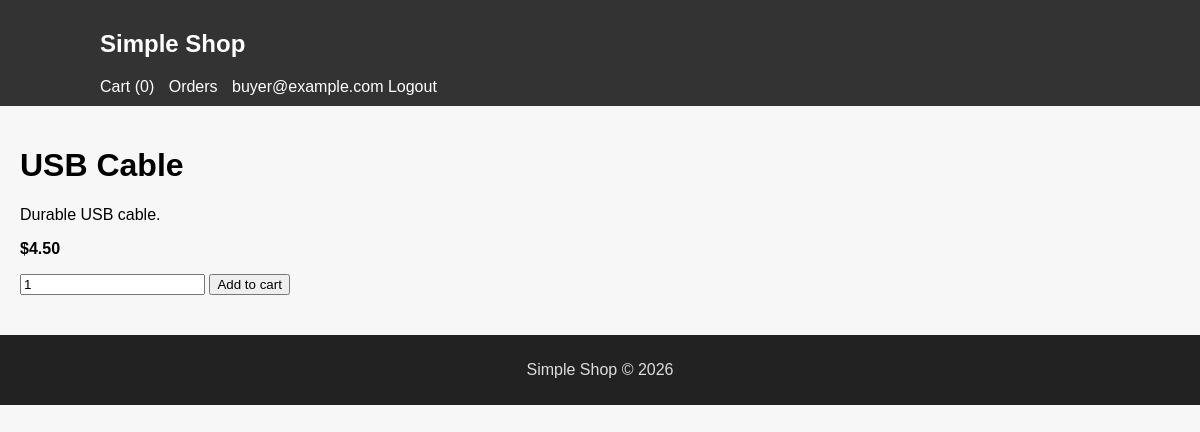
Screenshot of /product.php?id=2 (signed in) with the database file from the repository.
### tables this page shows
CREATE TABLE `users` (
  `id` INT AUTO_INCREMENT PRIMARY KEY,
  `email` VARCHAR(150) NOT NULL UNIQUE,
  `password` VARCHAR(255) NOT NULL,
  `name` VARCHAR(150) DEFAULT NULL
);

CREATE TABLE `product` (
  `id` INT AUTO_INCREMENT PRIMARY KEY,
  `name` VARCHAR(255) NOT NULL,
  `description` TEXT,
  `price` DECIMAL(10,2) NOT NULL DEFAULT 0.00,
  `category_id` INT DEFAULT NULL,
  `image` VARCHAR(255) DEFAULT NULL,
  FOREIGN KEY (category_id) REFERENCES product_categories(id) ON DELETE SET NULL
);

### includes/functions.php (called while the page is built, shortened)
<?php
function is_logged_in() {
    return !empty($_SESSION['user_id']);
}
function current_user($pdo) {
    $stmt = $pdo->prepare('SELECT id, email, name FROM users WHERE id = ?');
    $stmt->execute([$_SESSION['user_id']]);
    return $stmt->fetch();
}
function cart_count() {
    if (!isset($_SESSION['cart'])) return 0;
    return array_sum($_SESSION['cart']);
}
?>

### public/product.php (the view, shortened to what this page needs)
<?php
require_once __DIR__ . '/../includes/functions.php';
$pdo = $GLOBALS['pdo'];
$id = isset($_GET['id']) ? (int)$_GET['id'] : 0;
$stmt = $pdo->prepare('SELECT * FROM product WHERE id = ?');
$stmt->execute([$id]);
$p = $stmt->fetch();
?>
<!doctype html>
<html>
<head><meta charset="utf-8"><title><?=htmlspecialchars($p['name'])?></title><link rel="stylesheet" href="/assets/style.css"></head>
<body>
<?php include __DIR__ . '/../includes/header.php'; ?>
<div class="container">
  <main>
    <h1><?=htmlspecialchars($p['name'])?></h1>
    <p><?=nl2br(htmlspecialchars($p['description']))?></p>
    <p><strong>$<?=number_format($p['price'],2)?></strong></p>
    <form method="post" action="/cart.php">
      <input type="number" name="qty" value="1" min="1">
      <button type="submit">Add to cart</button>
    </form>
  </main>
</div>
<?php include __DIR__ . '/../includes/footer.php'; ?>
</body>
</html>

### includes/header.php
<?php
require_once __DIR__ . '/functions.php';
$u = null; if (is_logged_in()) $u = current_user($pdo);
?>
<header class="site-header">
  <div class="inner">
    <h2><a href="/">Simple Shop</a></h2>
    <nav>
      <a href="/cart.php">Cart (<?=cart_count()?>)</a>
      <?php if ($u): ?>
        <a href="/orders.php">Orders</a>
        <span><?=htmlspecialchars($u['email'])?></span>
        <a href="/logout.php">Logout</a>
      <?php else: ?>
        <a href="/register.php">Register</a>
        <a href="/login.php">Login</a>
      <?php endif; ?>
    </nav>
  </div>
</header>

### public/assets/style.css (style rules this page uses)
body { font-family:Arial,Helvetica,sans-serif;margin:0;padding:0;background:#f7f7f7 }
.site-header { background:#333;color:#fff;padding:10px }
.site-header a { color:#fff;margin-right:10px;text-decoration:none }
.container { display:flex;gap:20px;padding:20px }
.inner { max-width:1000px;margin:0 auto }

### rows the page displays
users: email "buyer@example.com"
product: name "USB Cable", description "Durable USB cable.", price "4.50"

### other values shown
cart_count() "0"
